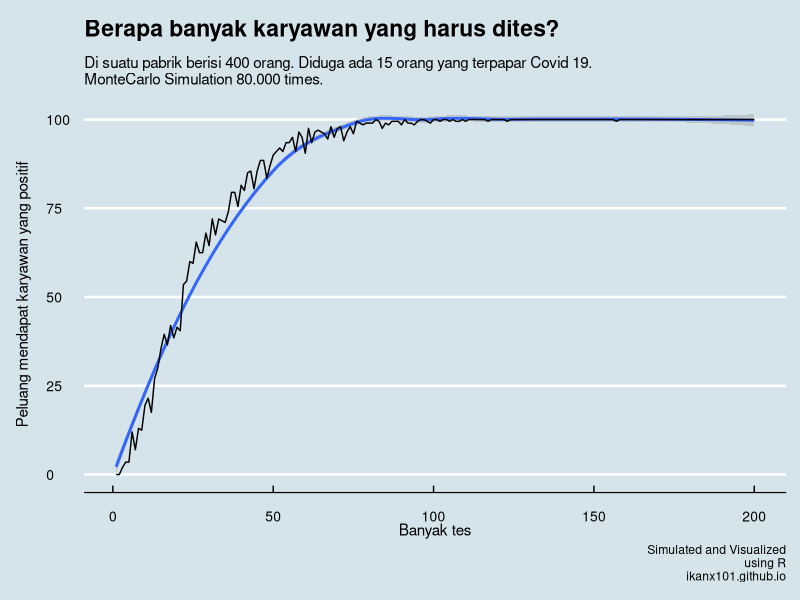

This chart was generated by the following R code:
rm(list=ls())
library(dplyr)


simulasi = function(n_tes){
  n = 200 #pengulangan
  n_sakit = 15 #banyak orang sakit 
  total = 200 # total karyawan
  temp = c(0)
  for(i in 1:n){
    karyawan = sample(c(1,0),total,prob = c(n_sakit/total,(total-n_sakit)/total),replace = T)
    tes = sample(karyawan,n_tes)
    hasil = sum(tes)
    hasil = ifelse(hasil>1,1,0)
    temp = c(temp,hasil)
  }
  sum(temp)/n*100
}

data = data.frame(n_tes = c(1:200))

data$sensitivity = sapply(data$n_tes,simulasi)

library(ggplot2)


data %>% 
  ggplot(aes(x = n_tes,
             y = sensitivity)) +
  geom_smooth(method = 'loess') +
  geom_line(color = 'black') +
  labs(title = 'Berapa banyak karyawan yang harus dites?',
       subtitle = '\nDi suatu pabrik berisi 400 orang. Diduga ada 15 orang yang terpapar Covid 19.\nMonteCarlo Simulation 80.000 times.',
       caption = 'Simulated and Visualized\nusing R\nikanx101.github.io',
       x = 'Banyak tes',
       y = 'Peluang mendapat karyawan yang positif\n') +
  ggthemes::theme_economist() +
  theme(axis.text = element_text(size=10))
ggsave('hasil sim.png',width = 8,height=5,dpi=450)
